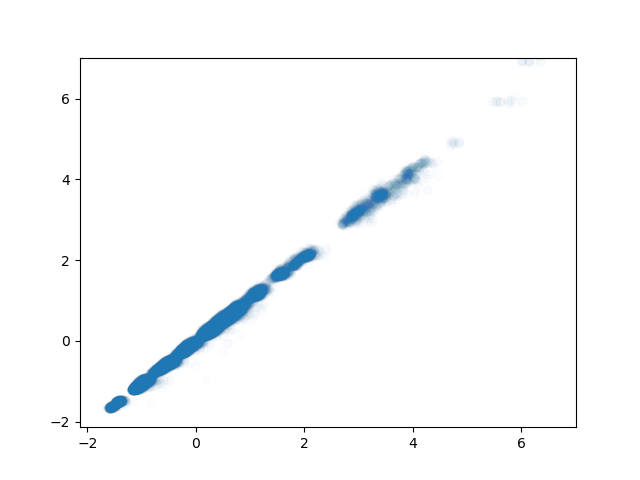

Write the Python code that produced this figure.
import matplotlib.pyplot as plot
import numpy             as np
import sys
import tensorflow        as tf

from data_set import get_data_frame, get_data_set


def main():
    valid_begin = int(sys.argv[1])
    model_path  =     sys.argv[2]

    data_frame  = get_data_frame().query(f'race_id >= {valid_begin}00000000')
    xs, true_ys = get_data_set(data_frame)
    pred_ys     = tf.keras.models.load_model(model_path).predict(xs, batch_size=len(data_frame))

    plot.scatter(true_ys, pred_ys, alpha=0.01)
    plot.xlim((np.min(true_ys) - 0.5, np.max(true_ys) + 0.5))
    plot.ylim((np.min(true_ys) - 0.5, np.max(true_ys) + 0.5))
    plot.show()


if __name__ == '__main__':
    main()
